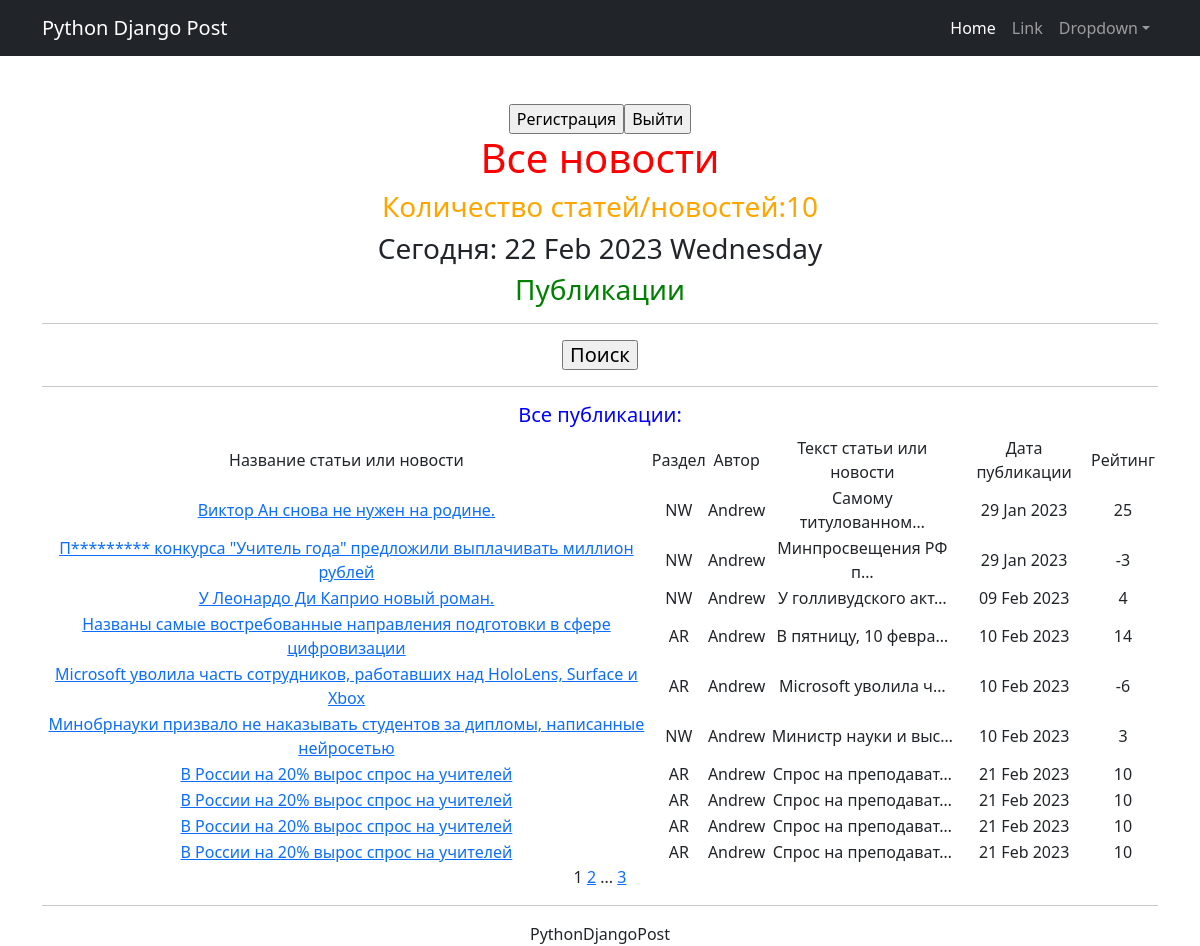
Page /news/ on the committed database.
### newsportal/models.py (models this page shows, shortened)
class Post(models.Model):
    author = models.ForeignKey(Author, on_delete=models.CASCADE)
    NEWS = 'NW'
    ARTICLE = 'AR'
    CATEGORY_CHOICES = (
        (NEWS, 'Новости'),
        (ARTICLE, 'Статья'),
    )
    categoryType = models.CharField(max_length=2, choices=CATEGORY_CHOICES, default=ARTICLE)
    dateCreation = models.DateTimeField(auto_now_add=True)
    postCategory = models.ManyToManyField(Category, through='PostCategory')
    title = models.CharField(max_length=128)
    text = models.TextField()
    rating = models.SmallIntegerField(default=0)

class Author(models.Model):
    authorUser = models.OneToOneField(User, on_delete=models.CASCADE)
    ratingAuthor = models.SmallIntegerField(default=0)
    def __str__(self):
        return f'{self.authorUser.username}'

### newsportal/views.py (the view)
# urls.py: path('', News.as_view(), name='post_list'),
class News(ListView):
    model = Post
    ordering = 'author'
    template_name = 'news.html'
    context_object_name = 'news_content'
    paginate_by = 10
    def get_queryset(self):
        queryset = super().get_queryset()
        self.filterset = PostFilter(self.request.GET, queryset)
        return self.filterset.qs
    def get_context_data(self, **kwargs):
        context = super().get_context_data(**kwargs)
        context['time_now'] = datetime.utcnow()
        context['next_sale'] = None
        context['filterset'] = self.filterset
        return context

### newsportal/models.py (called while the page is built)
    def __str__(self):
        return f'{self.name}'

### newsportal/templatetags/custom_filters.py (called while the page is built)
@register.filter()
def censor(value):
   forbwords = ['припомнили', 'олимпийским', 'спортивную', 'победителю', 'лучшей', 'витамины', 'добавки', 'товары', 'поощрение', 'денежного', 'поведению', 'неправильном']
   if not isinstance(value, str):
      raise TypeError(f"Некорректный набор: '{type(value)}'Введите строковое значение")
   for word in value.split():
      if word.lower() in forbwords:
         value = value.replace(word, f"{word[0]}{'*' * (len(word) - 1)}")
   return value

@register.simple_tag(takes_context=True)
def url_replace(context, **kwargs):
   d = context['request'].GET.copy()
   for k, v in kwargs.items():
       d[k] = v
   return d.urlencode()

### newsportal/templatetags/custom_tags.py (called while the page is built)
@register.simple_tag()
def current_time(format_string='%b %d %Y'):
   return datetime.utcnow().strftime(format_string)

### templates/news.html (shortened to what this page needs)
{% extends 'flatpages/default.html' %}
{% load custom_filters %}
{% load custom_tags %}
{% block content %}
    <div class="btn-group">
    <form><a href="http://127.0.0.1:8000/accounts/signup/"><input type="button" value="Регистрация" /></a></form>
        <form><a href="http://127.0.0.1:8000/accounts/logout/"><input type="button" value="Выйти" /></a></form>
    </div>
  <h1><font color="red">Все новости</font></h1>
   <h3><font color="orange">Количество статей/новостей:{{ news_content|length }}</font></h3>
   <h3>Сегодня: {% current_time '%d %b %Y %A' %}</h3>
    <h3><font color="green">Публикации</font></h3>
    <hr>
    {% if news_content %}
    <h5>
    <form><a href="{% url 'post_search' %}"><input type="button" value="Поиск" /></a></form>
    </h5>
    <hr>
    <h5><font color="blue">Все публикации:</font></h5>
       <table>
           <tr>
               <td>Название статьи или новости</td>
               <td>Раздел</td>
               <td>Автор</td>
               <td>Текст статьи или новости</td>
               <td>Дата публикации</td>
                <td>Рейтинг</td>
           <tr>
           {% for Post in news_content %}
           <tr>
               <td>
                   <a href="{% url 'news_detail' pk=Post.id %}">{{ Post.title|censor }}</a>
               </td>
               <td>{{ Post.categoryType }}</td>
               <td>{{ Post.author.authorUser }}</td>
               <td>{{ Post.text|truncatechars:20 }}</td>
               <td>{{ Post.dateCreation|date:'d M Y ' }}</td>
                <td>{{ Post.rating }}</td>
                <td>
                </td>
          <tr>
           {% endfor %}
       </table>
    {% else %}
       <h2>Публикаций нет!</h2>
    {% endif %}
   {{ page_obj.number }}
   {% if page_obj.has_next %}
       <a href="?{% url_replace page=page_obj.next_page_number %}">{{ page_obj.next_page_number }}</a>
       {% if paginator.num_pages != page_obj.next_page_number %}
           ...
           <a href="?{% url_replace page=page_obj.paginator.num_pages %}">{{ page_obj.paginator.num_pages }}</a>
       {% endif %}
   {% endif %}
    <hr>
    <h7>PythonDjangoPost</h7>
{% endblock content %}

### templates/flatpages/default.html (shortened to what this page needs)
<!DOCTYPE html>
<html lang="en">
    <head>
        {% load static %}
        <link href="{% static 'css/styles.css' %}" rel="stylesheet" />
    </head>
    <body>
        <nav class="navbar navbar-expand-lg navbar-dark bg-dark">
            <div class="container">
                <a class="navbar-brand" href="#">Python Django Post</a>
                <div class="collapse navbar-collapse" id="navbarSupportedContent">
                    <ul class="navbar-nav ms-auto mb-2 mb-lg-0">
                        <li class="nav-item"><a class="nav-link active" aria-current="page" href="#">Home</a></li>
                        <li class="nav-item"><a class="nav-link" href="#">Link</a></li>
                        <li class="nav-item dropdown">
                            <a class="nav-link dropdown-toggle" id="navbarDropdown" href="#" role="button" data-bs-toggle="dropdown" aria-expanded="false">Dropdown</a>
                        </li>
                    </ul>
                </div>
            </div>
        </nav>
        <div class="container">
            <div class="text-center mt-5">
                 {% block content %}{% endblock content %}
            </div>
        </div>
    </body>
</html>

### rows in the picture
Post: title|censor "Виктор Ан снова не нужен на родине.", categoryType "NW", author.authorUser "Andrew", text "Самому титулованном…", dateCreation "29 Jan 2023", rating "25"
Post: title|censor "П********* конкурса \"Учитель года\" предложили выплачивать миллион рублей", categoryType "NW", author.authorUser "Andrew", text "Минпросвещения РФ п…", dateCreation "29 Jan 2023", rating "-3"
Post: title|censor "У Леонардо Ди Каприо новый роман.", categoryType "NW", author.authorUser "Andrew", text "У голливудского акт…", dateCreation "09 Feb 2023", rating "4"
Post: title|censor "Названы самые востребованные направления подготовки в сфере цифровизации", categoryType "AR", author.authorUser "Andrew", text "В пятницу, 10 февра…", dateCreation "10 Feb 2023", rating "14"
Post: title|censor "Microsoft уволила часть сотрудников, работавших над HoloLens, Surface и Xbox", categoryType "AR", author.authorUser "Andrew", text "Microsoft уволила ч…", dateCreation "10 Feb 2023", rating "-6"
Post: title|censor "Минобрнауки призвало не наказывать студентов за дипломы, написанные нейросетью", categoryType "NW", author.authorUser "Andrew", text "Министр науки и выс…", dateCreation "10 Feb 2023", rating "3"
Post: title|censor "В России на 20% вырос спрос на учителей", categoryType "AR", author.authorUser "Andrew", text "Спрос на преподават…", dateCreation "21 Feb 2023", rating "10"
Post: title|censor "В России на 20% вырос спрос на учителей", categoryType "AR", author.authorUser "Andrew", text "Спрос на преподават…", dateCreation "21 Feb 2023", rating "10"
Post: title|censor "В России на 20% вырос спрос на учителей", categoryType "AR", author.authorUser "Andrew", text "Спрос на преподават…", dateCreation "21 Feb 2023", rating "10"
Post: title|censor "В России на 20% вырос спрос на учителей", categoryType "AR", author.authorUser "Andrew", text "Спрос на преподават…", dateCreation "21 Feb 2023", rating "10"

### other values in the picture
{{ news_content|length }} "10"
{{ page_obj.number }} "1"
{{ page_obj.next_page_number }} "2"
{{ page_obj.paginator.num_pages }} "3"
